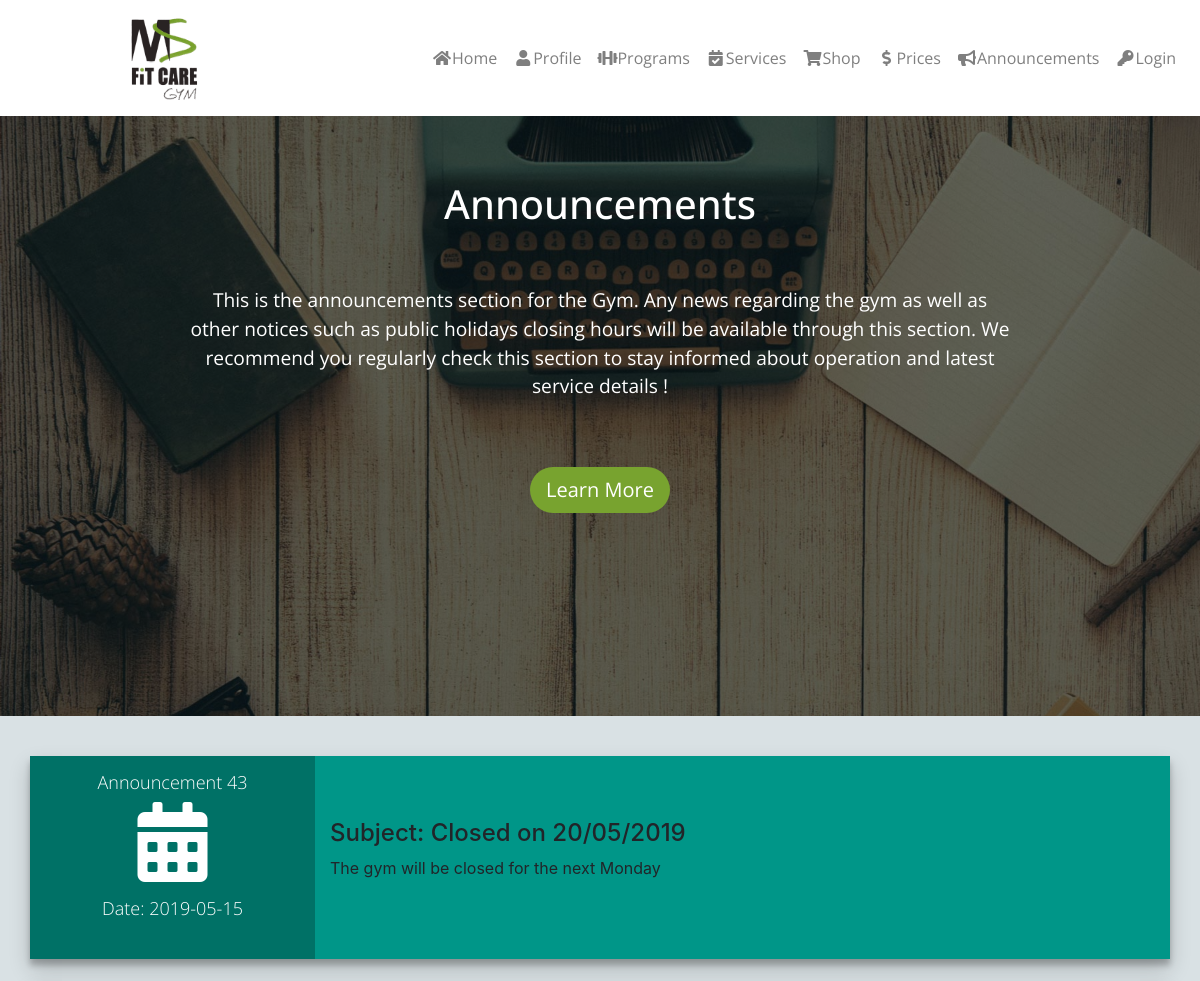
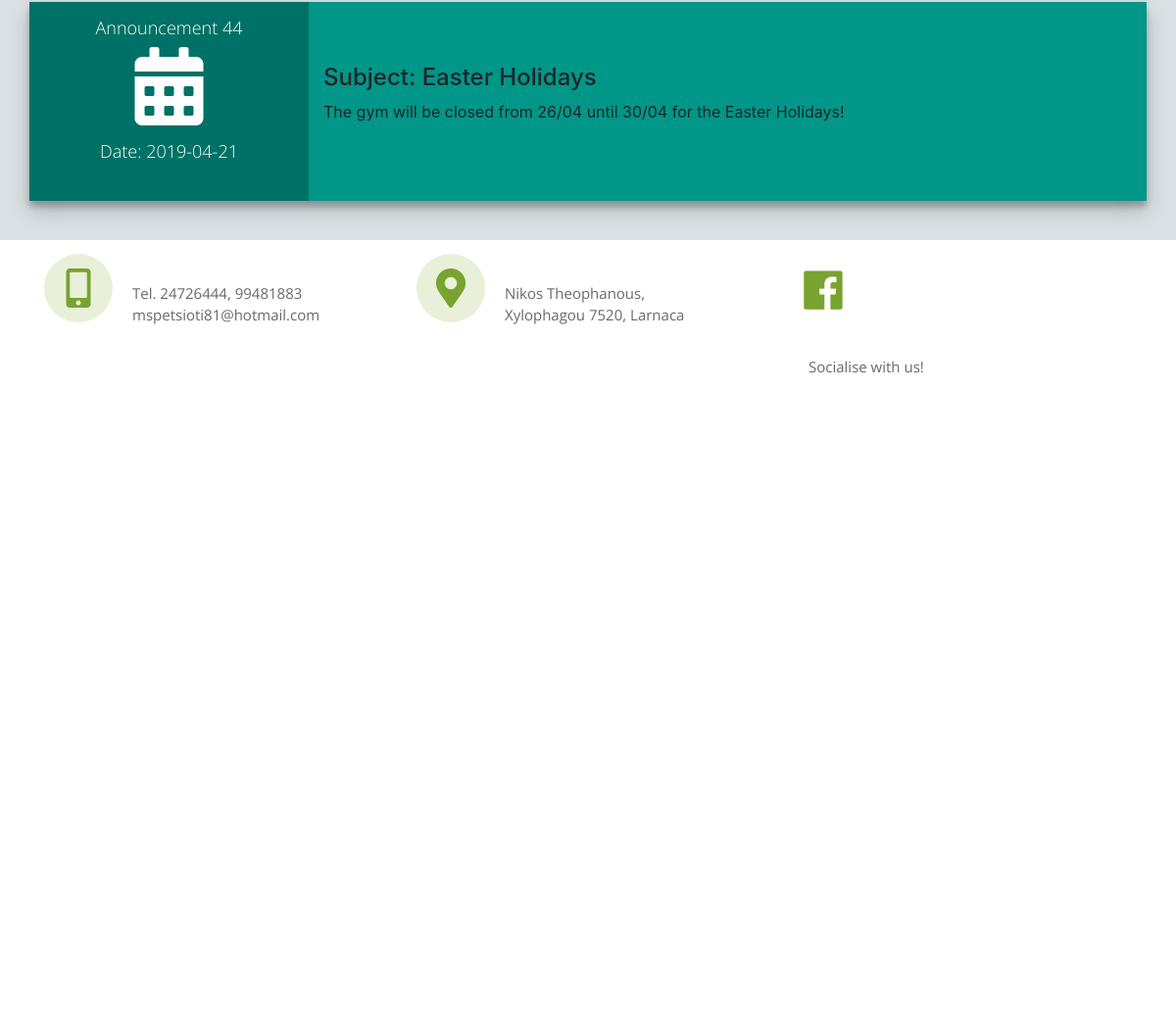
Page /announcements/announcement.php on the committed database (2 pictures, top to bottom).
### tables this page shows
CREATE TABLE IF NOT EXISTS `announcements` (
  `id` int(11) NOT NULL AUTO_INCREMENT,
  `date` date NOT NULL,
  `subject` varchar(255) NOT NULL,
  `maintext` text NOT NULL,
  PRIMARY KEY (`id`)
);

### announcements/announcement.php (the view, shortened to what this page needs)
<?php
include("connect1.php");
?>
<html>
<!DOCTYPE html>
<html lang="en">
<head>
  <link rel="stylesheet" href="https://maxcdn.bootstrapcdn.com/bootstrap/4.2.1/css/bootstrap.min.css">
  <link rel="stylesheet" href="https://use.fontawesome.com/releases/v5.6.3/css/all.css">
  <link rel="stylesheet" href="../css/style.css">
</head>
<body>
    <?php if (!($_SERVER['HTTP_X_REQUESTED_WITH'] == "com.example.gym")) { ?>
    <nav class="navbar navbar-expand-lg navbar-light bg-custom">
   <div class="collapse navbar-collapse" id="navbarSupportedContent">
      <a class="navbar-brand ml-auto mx-auto" href="#">
          <img src="../img/logo-test.png" alt="" width="70" height="90">
        </a>
     <ul class="navbar-nav navbar-light bg-light ml-auto">
      <li class="nav-item">
        <a class="nav-link" href="../index.php"><i class="fas fa-home fa-fw"> </i>Home </a>
      </li>
      <li class="nav-item">
          <a class="nav-link" href="../profile/profile.php"> <i class="fas fa-user fa-fw"></i>Profile</a>
      </li>
     <li class="nav-item">
        <a class="nav-link" href="../programs/program.php"><i class="fas fa-dumbbell fa-fw"></i>Programs</a>
      </li>
          <li class="nav-item">
        <a class="nav-link" href="../services/services.php"><i class="fas fa-calendar-check fa-fw"></i>Services</a>
      </li>
         <li class="nav-item">
        <a class="nav-link" href="../shop/shop.php"><i class="fas fa-shopping-cart fa-fw"></i>Shop</a>
      </li>
         <li class="nav-item">
        <a class="nav-link" href="../prices/prices.php"><i class="fas fa-dollar-sign fa-fw"></i>Prices</a>
      </li>
         <li class="nav-item">
        <a class="nav-link" href="../announcements/announcement.php"><i class="fas fa-bullhorn fa-fw"></i>Announcements</a>
      </li>
         <li class="nav-item">
             <?php if(!isset($_SESSION['customer_id'])){ ?>
        <a class="nav-link" href="../registration/login.php"><i class="fas fa-key fa-fw"></i>Login</a>
            <?php } else { ?>
        <a class="nav-link btn-danger round" id="logout" href="../registration/logout.php"><i class="fas fa-key fa-fw"></i>Logout</a>
             <?php } ?>
      </li>
    </ul>
  </div>
</nav>
<?php } ?>
<div class="jumbotron ann-main jumbotron-fluid" id="top-jumpo">
  <div class="container text-center">
      <h1 class="text-center welcome">Announcements</h1>
      <div class="row main-content">
    <div class="col-sm-12 col-md-12 col-lg-9 mx-auto"><p>This is the announcements section for the Gym. Any news regarding the gym as well as other notices such as public holidays closing hours will be available through this section. We recommend you  regularly check this section to stay informed about operation and latest service details !  </p>
          <div class="button-main">
                <a class="btn btn-primary btn-lg round color" href="#" role="button"> Learn More</a>
        </div>
          </div>
      </div>
  </div>
</div>
<div class= "annou-sec py-3">
    <br>
<?php $query = mysqli_query($conn,"select * from announcements");
		 while ($table=mysqli_fetch_array($query)) { ?>
    <div class="container ann-bg">
   <div class="row ann-shadow ">
        <div class="col-md-3 col-sm-4 ann-sec-bg text-center">
            <div class="py-3">
            <h2 class="ann-id"> Announcement <?php echo $table["id"] ?></h2>
           <i class="fas fa-calendar-alt fa-5x"></i>
            <h2 class="ann-id py-3"> Date: <?php echo $table["date"] ?></h2>
            </div>
          </div>
          <div class="col-md-9 col-sm-8 align-self-center ">
            <div class="ann-primary">
              <h4 class="ann-heading">Subject: <?php echo $table["subject"] ?></h4>
              <p class="ann-text"><?php echo $table["maintext"] ?>  </p>
              </div>
          </div>
        </div>
    </div>
   <br>
<?php } ?>
</div>
     <footer class="page-footer top-menu color-footer">
      <div class="container">
							<div class="row">
								<div class="col-md-4 py-4">
								 <i class="fas fa-mobile-alt mx-auto"></i>
                                    <div class="loc">
										<p> Tel. 24726444, 99481883 <br> mspetsioti81@hotmail.com</p>
									</div>
								</div>
								<div class="col-md-4 py-4">
                                    <i class="fas fa-map-marker-alt mx-auto"></i>
                                    <div class="loc">
										<p> Nikos Theophanous,<br> Xylophagou 7520, Larnaca</p>
									</div>
                                        </div>
								<div class="col-md-3 py-4">
                                       <a href="http://facebook.com">    <i class="fab fa-facebook mx-auto"></i>        </a>
                                    <div class="loc">
										<p> Socialise with us!</p>
									</div>
								</div>
							</div>
				</div>
  </footer>
</body>
</html>

### css/style.css (style rules this page uses)
body { overflow-x: hidden; }
.nav-item a { font-family: 'Open Sans', sans-serif; }
.bg-custom { background-color: white; }
.nav-item { background-color: white; }
.main-content { color: white; font-size: 1.2rem; font-family: 'Open Sans', sans-serif; }
.welcome { color: white; padding-bottom: 50px; }
.round { border-radius: 28px; border: none; }
.color { background-color: #78a32f; }
.button-main { padding-top: 50px; }
.color-footer { background-color: #16425B; }
.color-footer p { color: aliceblue; }
i.fas.fa-mobile-alt { position: relative; width: 70px; bottom: 10px; padding: 15px; border-radius: 50%; background-color: #e8f0d9; color: #78a32f; font-size:40px; float:left; display:block; text-align:center; }
i.fas.fa-map-marker-alt { position: relative; width: 70px; bottom: 10px; padding: 15px; border-radius: 50%; background-color: #e8f0d9; color: #78a32f; font-size:40px; float:left; display:block; text-align:center; }
i.fab.fa-facebook { position: relative; width: 70px; bottom: 10px; padding: 15px; border-radius: 50%; font-size:45px; color: #78a32f; text-align:center; }
.loc { padding: 20px; color: dimgray; display: table-cell; vertical-align: top; font-style:'Open Sans', sans-serif; font-size:15px; line-height:1.43em; }
.ann-main { background-image: linear-gradient( rgba(0, 0, 0, 0.60), rgba(0, 0, 0, 0.60) ),url("../img/ann-cover.jpg"); background-size: cover; background-position: top; background-repeat: no-repeat; height: 600px; align-items: center; }
.ann-main h1 { font-family: 'Open Sans',sans-serif; }
.ann-main p { font-family: 'Open Sans',sans-serif; }
.annou-sec { background-color: #D9E1E4; }
.ann-id { font-size: 18px; font-family: 'Open Sans',sans-serif; }
.ann-bg { background-color: #009688; }
.ann-sec-bg { color: white; background-color: rgba(0, 0, 0, 0.25); }
.ann-sec-bg h2 { color: white; font-family: 'Open Sans',sans-serif; font-weight: 300; }
.ann-shadow { box-shadow: 0 10px 20px rgba(0,0,0,0.19), 0 6px 6px rgba(0,0,0,0.23); }
#top-jumpo { margin-bottom: 0; }
.color-footer { background-color: white; }
.page-footer { height: 100%; font-family: 'Open Sans', sans-serif; }
.page-footer p { color: dimgray; }

### rows in the picture
announcements: id "43", date "2019-05-15", subject "Closed on 20/05/2019", maintext "The gym will be closed for the next Monday"
announcements: id "44", date "2019-04-21", subject "Easter Holidays", maintext "The gym will be closed from 26/04 until 30/04 for the Easter Holidays!"
